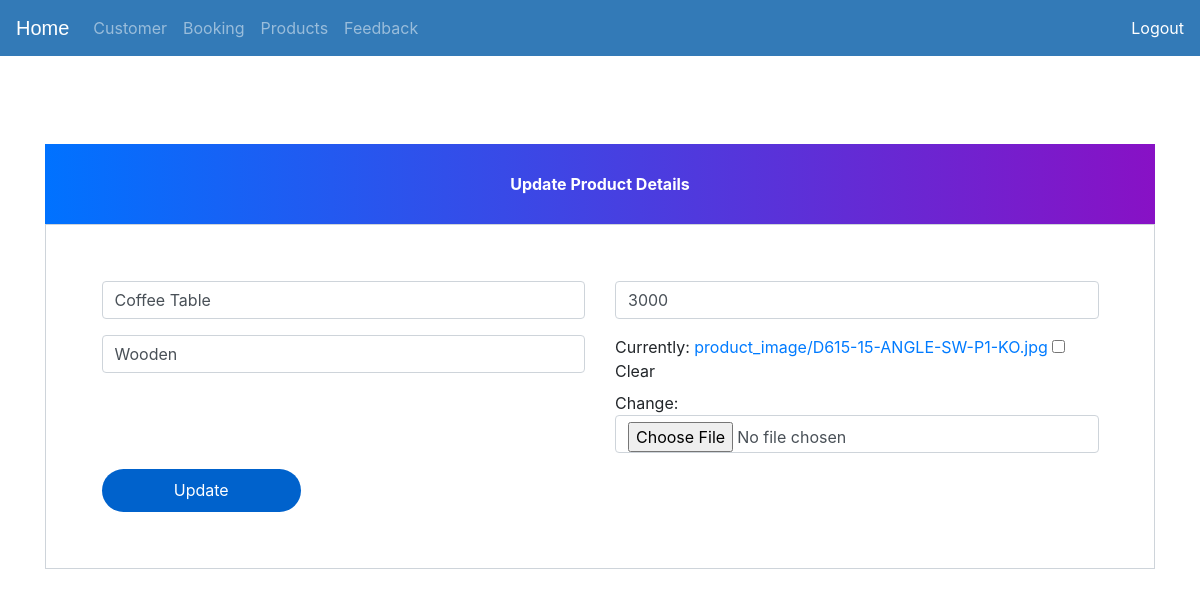
Page /update-product/1 (signed in) on the committed database.
### ecom/models.py (models this page shows, shortened)
class Product(models.Model):
    name=models.CharField(max_length=40)
    product_image= models.ImageField(upload_to='product_image/',null=True,blank=True)
    price = models.PositiveIntegerField()
    description=models.CharField(max_length=40)

### ecom/views.py (the view)
# urls.py: path('update-product/<int:pk>', views.update_product_view,name='update-product'),
@login_required(login_url='adminlogin')
def update_product_view(request,pk):
    product=models.Product.objects.get(id=pk)
    productForm=forms.ProductForm(instance=product)
    if request.method=='POST':
        productForm=forms.ProductForm(request.POST,request.FILES,instance=product)
        if productForm.is_valid():
            productForm.save()
            return redirect('admin-products')
    return render(request,'ecom/admin_update_product.html',{'productForm':productForm})

### ecom/forms.py
class ProductForm(forms.ModelForm):
    class Meta:
        model=models.Product
        fields=['name','price','description','product_image']

### templates/ecom/admin_update_product.html (shortened to what this page needs)
{% extends 'ecom/admin_base.html' %}
{% load widget_tweaks %}
{% block content %}
<head>
  <link href="//maxcdn.bootstrapcdn.com/bootstrap/4.1.1/css/bootstrap.min.css" rel="stylesheet" id="bootstrap-css">
</head>
<br><br><br><br><br><br>
<form method="post" enctype="multipart/form-data">
  <div class="container register-form">
    <div class="form">
      <div class="note">
        <p>Update Product Details</p>
      </div>
      <div class="form-content">
        <div class="row">
          <div class="col-md-6">
            <div class="form-group">
              {% render_field productForm.name class="form-control" placeholder="Product Name" %}
            </div>
            <div class="form-group">
              {% render_field productForm.description class="form-control" placeholder="Description" %}
            </div>
          </div>
          <div class="col-md-6">
            <div class="form-group">
              {% render_field productForm.price class="form-control" placeholder="Price" %}
            </div>
            <div class="form-group">
              {% render_field productForm.product_image class="form-control" placeholder="product_image" %}
            </div>
          </div>
        </div>
        <button type="submit" class="btnSubmit">Update</button>
      </div>
    </div>
  </div>
</form>
{% endblock content %}

### templates/ecom/admin_base.html (style rules this page uses)
p { text-align: center; }

### templates/ecom/admin_update_product.html (style rules this page uses)
a:link { text-decoration: none; }
.note { text-align: center; height: 80px; background: -webkit-linear-gradient(left, #0072ff, #8811c5); color: #fff; font-weight: bold; line-height: 80px; }
.form-content { padding: 5%; border: 1px solid #ced4da; margin-bottom: 2%; }
.form-control { border-radius: 1.5rem; }
.btnSubmit { border: none; border-radius: 1.5rem; padding: 1%; width: 20%; cursor: pointer; background: #0062cc; color: #fff; }

### rows in the picture
Product: name "Coffee Table", description "Wooden", price "3000"
